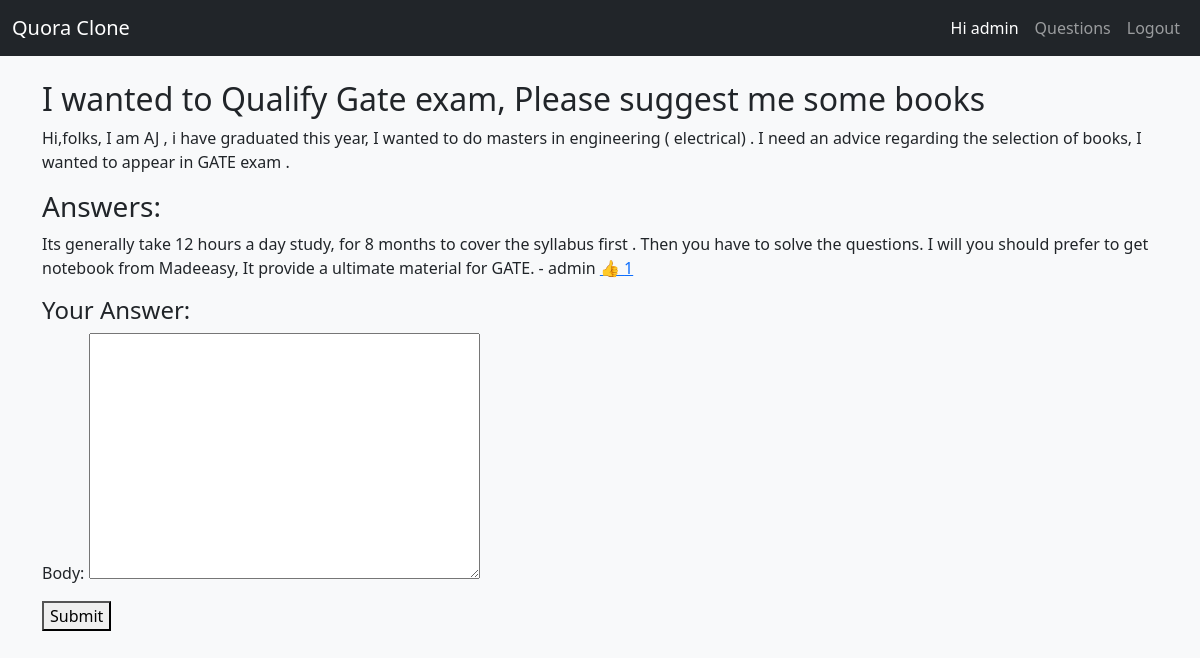
Page /question/2/ (signed in) on the committed database.
### core/models.py (models this page shows, shortened)
class Question(models.Model):
    user = models.ForeignKey(User, on_delete=models.CASCADE)
    title = models.CharField(max_length=255)
    body = models.TextField()
    created_at = models.DateTimeField(auto_now_add=True)

class Answer(models.Model):
    user = models.ForeignKey(User, on_delete=models.CASCADE)
    question = models.ForeignKey(Question, on_delete=models.CASCADE, related_name='answers')
    body = models.TextField()
    created_at = models.DateTimeField(auto_now_add=True)
    likes = models.ManyToManyField(User, related_name="liked_answers", blank=True)
    def total_likes(self):
        return self.likes.count()

### core/views.py (the view)
# urls.py: path('question/<int:pk>/', views.question_detail, name='question_detail'),
@login_required
def question_detail(request, pk):
    question = get_object_or_404(Question, pk=pk)
    answers = question.answers.all()
    form = AnswerForm(request.POST or None)
    if form.is_valid():
        answer = form.save(commit=False)
        answer.user = request.user
        answer.question = question
        answer.save()
        return redirect('question_detail', pk=pk)
    return render(request, 'question_detail.html', {'question': question, 'answers': answers, 'form': form})

### core/forms.py
class AnswerForm(forms.ModelForm):
    class Meta:
        model = Answer
        fields = ['body']

### core/templates/question_detail.html
{% extends 'base.html' %}
{% block content %}
<h2>{{ question.title }}</h2>
<p>{{ question.body }}</p>
<h3>Answers:</h3>
{% for a in answers %}
  <p>{{ a.body }} - {{ a.user.username }}
     <a href="{% url 'like_answer' a.pk %}">👍 {{ a.total_likes }}</a>
  </p>
{% endfor %}
<h4>Your Answer:</h4>
<form method="post">{% csrf_token %}
  {{ form.as_p }}
  <button type="submit">Submit</button>
</form>
{% endblock %}

### core/templates/base.html (shortened to what this page needs)
<!DOCTYPE html>
<html lang="en">
<head>
    <link href="https://cdn.jsdelivr.net/npm/bootstrap@5.3.3/dist/css/bootstrap.min.css" rel="stylesheet">
</head>
<body class="bg-light">
<nav class="navbar navbar-expand-lg navbar-dark bg-dark mb-4">
  <div class="container-fluid">
    <a class="navbar-brand" href="#">Quora Clone</a>
    <div class="collapse navbar-collapse">
      <ul class="navbar-nav ms-auto">
        {% if user.is_authenticated %}
          <li class="nav-item">
            <span class="nav-link text-white">Hi {{ user.username }}</span>
          </li>
          <li class="nav-item">
            <a class="nav-link" href="{% url 'questions' %}">Questions</a>
          </li>
          <li class="nav-item">
            <a class="nav-link" href="{% url 'logout' %}">Logout</a>
          </li>
        {% endif %}
      </ul>
    </div>
  </div>
</nav>
<div class="container">
    {% block content %}
    {% endblock %}
</div>
</body>
</html>

### rows in the picture
Question: title "I wanted to Qualify Gate exam, Please suggest me some books", body "Hi,folks, I am AJ , i have graduated this year, I wanted to do masters in engineering ( electrical) . I need an advice regarding the selection of books, I wanted to appear in GATE exam ."
Answer: body "Its generally take 12 hours a day study, for 8 months to cover the syllabus first . Then you have to solve the questions. I will you should prefer to get notebook from Madeeasy, It provide a ultimate material for GATE.", user.username "admin", total_likes "1"

### other values in the picture
{{ user.username }} "admin"
